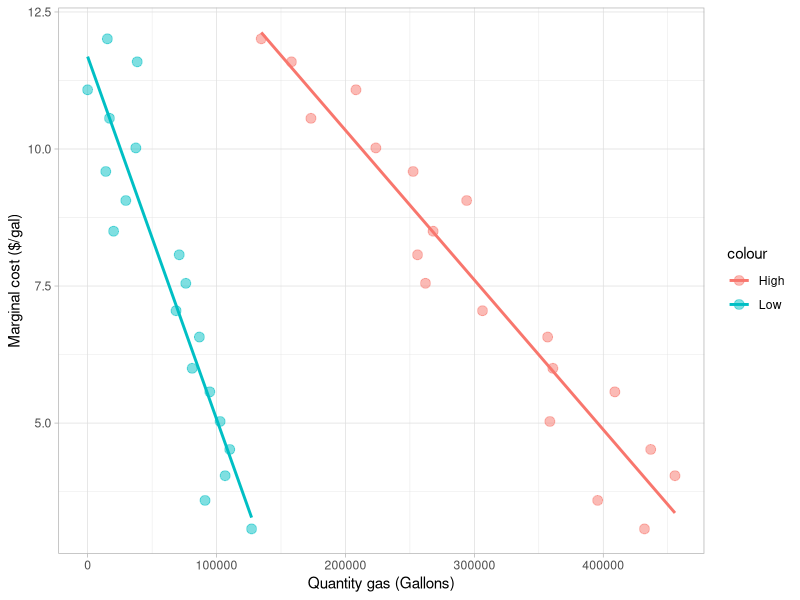
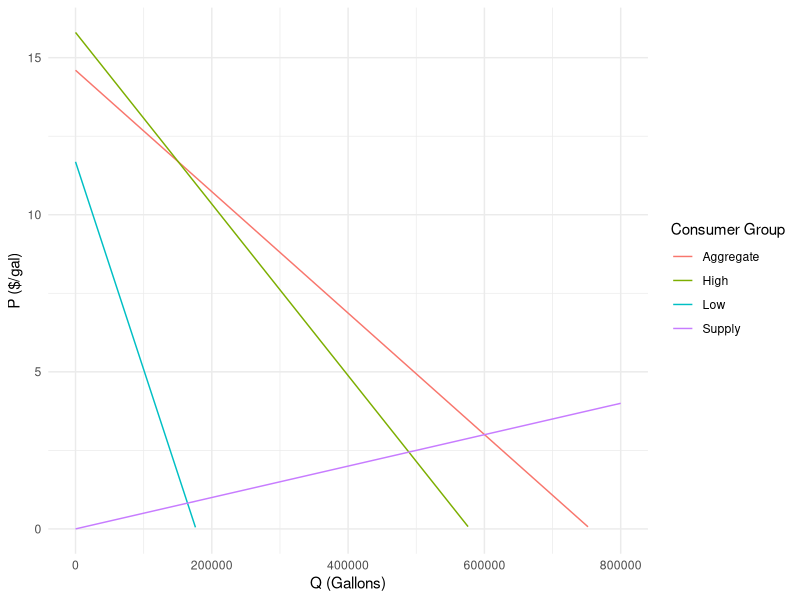

These charts were generated, in order, by the following R code:
## ---- chunk 1
knitr::opts_chunk$set(echo = TRUE)
library(tidyverse)
library(here)
library(ggpubr)
library(broom)
library(knitr)
options(scipen=999)
## ---- chunk 2

# Calculate and save MEC of one gallon of gas

# MEC = ($/ metric ton) * (metric tons/lb) * (lb/gal)

MEC <- 51*(1/2204.62)*(19.6)

## ---- chunk 3

# Read in data
data <- read_csv("HW3_data.csv")

# Create 2 linear models
D_low_lm = lm(Price_Dollars ~ Q_Low_Gallons, data = data)
D_high_lm = lm(Price_Dollars ~ Q_High_Gallons, data = data)

# Create plot for reference
ggplot(data = data) +
  #Low Demand
  geom_point(aes(x = Q_Low_Gallons, y = Price_Dollars, color = "Low"), size = 3, alpha = 0.5) +
  geom_smooth(aes(x = Q_Low_Gallons, y = Price_Dollars, color = "Low"), method = "lm", se = F)+
  #High Demand
  geom_point(aes(x = Q_High_Gallons, y = Price_Dollars, color = "High"), size = 3, alpha = 0.5) +
  geom_smooth(aes(x = Q_High_Gallons, y = Price_Dollars, color = "High"), method = "lm", se = F)+
  labs(x = "Quantity gas (Gallons)", y = "Marginal cost ($/gal)")+
  theme_light()

# Save intercepts
int_low <- D_low_lm$coefficients[[1]]
m_low <- D_low_lm$coefficients[[2]]

int_high <- D_high_lm$coefficients[[1]]
m_high <- D_high_lm$coefficients[[2]]

## ---- chunk 4
# Solve for intercepts for aggregate demand
m_agg <- 1/(1/(m_low)+1/(m_high))
int_agg <- ((int_low/m_low)+(int_high/m_high))/(1/(m_low)+1/(m_high))

# Create functions for all three demand curves
D_low <- function(Q) {m_low*Q + int_low}
D_high <- function(Q) {m_high*Q + int_high}
D_agg <- function(Q) {m_agg*Q + int_agg}
## ---- chunk 5
# Solve for Q eq given P = 3:
P_eq <- 3
Q_eq <- (P_eq-int_agg)/m_agg

# Save slope of supply curve:
m_MC <- P_eq/Q_eq

# Create function for supply curve
MC <- function(Q) {m_MC*Q}
## ---- chunk 6

# Graph for reference
ggplot(data.frame(Q = c(0, 800000)), aes(x = Q)) +
  stat_function(fun = D_agg, aes(color = "Aggregate")) +
  stat_function(fun = D_low, aes(color = "Low")) +
  stat_function(fun = D_high, aes(color = "High")) +
  stat_function(fun = MC, aes(color = "Supply")) +
  scale_x_continuous(name = "Q (Gallons)") +
  scale_y_continuous(name = "P ($/gal)",limits = c(0, NA)) +
  labs(color = "Consumer Group") +
  theme_minimal()
  
